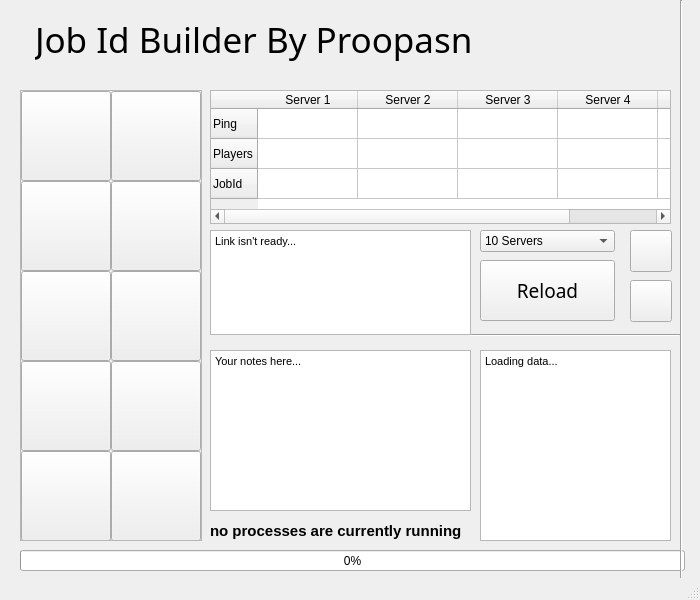
<?xml version="1.0" encoding="UTF-8"?>
<ui version="4.0">
 <class>MainWindow</class>
 <widget class="QMainWindow" name="MainWindow">
  <property name="geometry">
   <rect>
    <x>0</x>
    <y>0</y>
    <width>700</width>
    <height>600</height>
   </rect>
  </property>
  <property name="sizePolicy">
   <sizepolicy hsizetype="Preferred" vsizetype="Preferred">
    <horstretch>0</horstretch>
    <verstretch>0</verstretch>
   </sizepolicy>
  </property>
  <property name="minimumSize">
   <size>
    <width>700</width>
    <height>600</height>
   </size>
  </property>
  <property name="maximumSize">
   <size>
    <width>700</width>
    <height>600</height>
   </size>
  </property>
  <property name="windowTitle">
   <string>Job Id builder</string>
  </property>
  <property name="windowIcon">
   <iconset>
    <normaloff>Preview/Wrench.ico</normaloff>Preview/Wrench.ico</iconset>
  </property>
  <property name="autoFillBackground">
   <bool>false</bool>
  </property>
  <widget class="QWidget" name="centralwidget">
   <widget class="QLabel" name="NameLabel">
    <property name="geometry">
     <rect>
      <x>35</x>
      <y>10</y>
      <width>621</width>
      <height>60</height>
     </rect>
    </property>
    <property name="font">
     <font>
      <family>Ravie</family>
      <weight>50</weight>
      <italic>false</italic>
      <bold>false</bold>
      <underline>false</underline>
      <strikeout>false</strikeout>
      <kerning>true</kerning>
     </font>
    </property>
    <property name="toolTip">
     <string/>
    </property>
    <property name="text">
     <string>&lt;html&gt;&lt;head/&gt;&lt;body&gt;&lt;p&gt;&lt;span style=&quot; font-size:26pt;&quot;&gt;Job Id Builder By Proopasn&lt;/span&gt;&lt;/p&gt;&lt;/body&gt;&lt;/html&gt;</string>
    </property>
   </widget>
   <widget class="QScrollArea" name="scrollArea">
    <property name="geometry">
     <rect>
      <x>20</x>
      <y>90</y>
      <width>182</width>
      <height>451</height>
     </rect>
    </property>
    <property name="widgetResizable">
     <bool>true</bool>
    </property>
    <widget class="QWidget" name="scrollAreaWidgetContents">
     <property name="geometry">
      <rect>
       <x>0</x>
       <y>0</y>
       <width>180</width>
       <height>449</height>
      </rect>
     </property>
     <widget class="QPushButton" name="Tsb_button">
      <property name="geometry">
       <rect>
        <x>0</x>
        <y>0</y>
        <width>90</width>
        <height>90</height>
       </rect>
      </property>
      <property name="toolTip">
       <string>The Strongest Battlegrounds</string>
      </property>
      <property name="text">
       <string/>
      </property>
      <property name="icon">
       <iconset>
        <normaloff>Preview/TheStrongestBattlegrounds.png</normaloff>Preview/TheStrongestBattlegrounds.png</iconset>
      </property>
      <property name="iconSize">
       <size>
        <width>80</width>
        <height>80</height>
       </size>
      </property>
     </widget>
     <widget class="QPushButton" name="Ulimate_button">
      <property name="geometry">
       <rect>
        <x>90</x>
        <y>0</y>
        <width>90</width>
        <height>90</height>
       </rect>
      </property>
      <property name="toolTip">
       <string>Ultimate Battlegrounds</string>
      </property>
      <property name="text">
       <string/>
      </property>
      <property name="icon">
       <iconset>
        <normaloff>Preview/UltimateBattlegrounds.png</normaloff>Preview/UltimateBattlegrounds.png</iconset>
      </property>
      <property name="iconSize">
       <size>
        <width>80</width>
        <height>80</height>
       </size>
      </property>
     </widget>
     <widget class="QPushButton" name="Forsaken_button">
      <property name="geometry">
       <rect>
        <x>0</x>
        <y>90</y>
        <width>90</width>
        <height>90</height>
       </rect>
      </property>
      <property name="toolTip">
       <string>Forsaken</string>
      </property>
      <property name="text">
       <string/>
      </property>
      <property name="icon">
       <iconset>
        <normaloff>Preview/Forsaken.png</normaloff>Preview/Forsaken.png</iconset>
      </property>
      <property name="iconSize">
       <size>
        <width>80</width>
        <height>80</height>
       </size>
      </property>
     </widget>
     <widget class="QPushButton" name="Heroes_button">
      <property name="geometry">
       <rect>
        <x>90</x>
        <y>90</y>
        <width>90</width>
        <height>90</height>
       </rect>
      </property>
      <property name="toolTip">
       <string>Heroes Battlegrounds</string>
      </property>
      <property name="text">
       <string/>
      </property>
      <property name="icon">
       <iconset>
        <normaloff>Preview/HeroesBattlegrounds.png</normaloff>Preview/HeroesBattlegrounds.png</iconset>
      </property>
      <property name="iconSize">
       <size>
        <width>80</width>
        <height>80</height>
       </size>
      </property>
     </widget>
     <widget class="QPushButton" name="Legends_button">
      <property name="geometry">
       <rect>
        <x>0</x>
        <y>180</y>
        <width>90</width>
        <height>90</height>
       </rect>
      </property>
      <property name="toolTip">
       <string>Legends Battlegrounds</string>
      </property>
      <property name="text">
       <string/>
      </property>
      <property name="icon">
       <iconset>
        <normaloff>Preview/LegendsBattlegrounds.png</normaloff>Preview/LegendsBattlegrounds.png</iconset>
      </property>
      <property name="iconSize">
       <size>
        <width>80</width>
        <height>80</height>
       </size>
      </property>
     </widget>
     <widget class="QPushButton" name="Mm2_button">
      <property name="geometry">
       <rect>
        <x>90</x>
        <y>180</y>
        <width>90</width>
        <height>90</height>
       </rect>
      </property>
      <property name="toolTip">
       <string>Murder Mystery 2</string>
      </property>
      <property name="text">
       <string/>
      </property>
      <property name="icon">
       <iconset>
        <normaloff>Preview/MurderMustery2.png</normaloff>Preview/MurderMustery2.png</iconset>
      </property>
      <property name="iconSize">
       <size>
        <width>80</width>
        <height>80</height>
       </size>
      </property>
     </widget>
     <widget class="QPushButton" name="Driving_button">
      <property name="geometry">
       <rect>
        <x>0</x>
        <y>270</y>
        <width>90</width>
        <height>90</height>
       </rect>
      </property>
      <property name="toolTip">
       <string>Driving Empire</string>
      </property>
      <property name="text">
       <string/>
      </property>
      <property name="icon">
       <iconset>
        <normaloff>Preview/DrivingEmpire.png</normaloff>Preview/DrivingEmpire.png</iconset>
      </property>
      <property name="iconSize">
       <size>
        <width>80</width>
        <height>80</height>
       </size>
      </property>
     </widget>
     <widget class="QPushButton" name="SCP_button">
      <property name="geometry">
       <rect>
        <x>90</x>
        <y>270</y>
        <width>90</width>
        <height>90</height>
       </rect>
      </property>
      <property name="toolTip">
       <string>SCP roleplay</string>
      </property>
      <property name="text">
       <string/>
      </property>
      <property name="icon">
       <iconset>
        <normaloff>Preview/SCProleplay.png</normaloff>Preview/SCProleplay.png</iconset>
      </property>
      <property name="iconSize">
       <size>
        <width>80</width>
        <height>80</height>
       </size>
      </property>
     </widget>
     <widget class="QPushButton" name="Natural_button">
      <property name="geometry">
       <rect>
        <x>0</x>
        <y>360</y>
        <width>90</width>
        <height>90</height>
       </rect>
      </property>
      <property name="toolTip">
       <string>Natural Disaster Survival</string>
      </property>
      <property name="text">
       <string/>
      </property>
      <property name="icon">
       <iconset>
        <normaloff>Preview/NaturalDisasterSurvival.png</normaloff>Preview/NaturalDisasterSurvival.png</iconset>
      </property>
      <property name="iconSize">
       <size>
        <width>80</width>
        <height>80</height>
       </size>
      </property>
     </widget>
     <widget class="QPushButton" name="Doomspire_button">
      <property name="geometry">
       <rect>
        <x>90</x>
        <y>360</y>
        <width>90</width>
        <height>90</height>
       </rect>
      </property>
      <property name="toolTip">
       <string>Doomspire Portals</string>
      </property>
      <property name="text">
       <string/>
      </property>
      <property name="icon">
       <iconset>
        <normaloff>Preview/DoomSpierePortals.png</normaloff>Preview/DoomSpierePortals.png</iconset>
      </property>
      <property name="iconSize">
       <size>
        <width>80</width>
        <height>80</height>
       </size>
      </property>
     </widget>
    </widget>
   </widget>
   <widget class="QPushButton" name="JoinButton">
    <property name="geometry">
     <rect>
      <x>630</x>
      <y>280</y>
      <width>42</width>
      <height>42</height>
     </rect>
    </property>
    <property name="font">
     <font>
      <pointsize>38</pointsize>
     </font>
    </property>
    <property name="toolTip">
     <string>Launch client</string>
    </property>
    <property name="text">
     <string/>
    </property>
    <property name="icon">
     <iconset>
      <normaloff>Preview/Play.png</normaloff>Preview/Play.png</iconset>
    </property>
    <property name="iconSize">
     <size>
      <width>32</width>
      <height>32</height>
     </size>
    </property>
   </widget>
   <widget class="QPushButton" name="CoppyButton">
    <property name="geometry">
     <rect>
      <x>630</x>
      <y>230</y>
      <width>42</width>
      <height>42</height>
     </rect>
    </property>
    <property name="font">
     <font>
      <pointsize>38</pointsize>
     </font>
    </property>
    <property name="toolTip">
     <string>Coppy link</string>
    </property>
    <property name="text">
     <string/>
    </property>
    <property name="icon">
     <iconset>
      <normaloff>Preview/Coppy.png</normaloff>Preview/Coppy.png</iconset>
    </property>
    <property name="iconSize">
     <size>
      <width>32</width>
      <height>32</height>
     </size>
    </property>
   </widget>
   <widget class="QComboBox" name="AmountOf">
    <property name="geometry">
     <rect>
      <x>480</x>
      <y>230</y>
      <width>135</width>
      <height>22</height>
     </rect>
    </property>
    <property name="toolTip">
     <string>Select amount of servers to scan</string>
    </property>
    <item>
     <property name="text">
      <string>10 Servers</string>
     </property>
    </item>
    <item>
     <property name="text">
      <string>25 Servers</string>
     </property>
    </item>
    <item>
     <property name="text">
      <string>50 Servers</string>
     </property>
    </item>
    <item>
     <property name="text">
      <string>100 Servers</string>
     </property>
    </item>
   </widget>
   <widget class="QProgressBar" name="progressBar">
    <property name="geometry">
     <rect>
      <x>20</x>
      <y>550</y>
      <width>665</width>
      <height>21</height>
     </rect>
    </property>
    <property name="value">
     <number>0</number>
    </property>
   </widget>
   <widget class="QPushButton" name="ReloadServers">
    <property name="geometry">
     <rect>
      <x>480</x>
      <y>260</y>
      <width>135</width>
      <height>61</height>
     </rect>
    </property>
    <property name="font">
     <font>
      <family>Ravie</family>
      <pointsize>14</pointsize>
     </font>
    </property>
    <property name="toolTip">
     <string>Load/reload selected game servers data</string>
    </property>
    <property name="text">
     <string>Reload</string>
    </property>
    <property name="icon">
     <iconset>
      <normaloff>Preview/Reload.png</normaloff>Preview/Reload.png</iconset>
    </property>
    <property name="iconSize">
     <size>
      <width>32</width>
      <height>32</height>
     </size>
    </property>
   </widget>
   <widget class="Line" name="line">
    <property name="geometry">
     <rect>
      <x>680</x>
      <y>0</y>
      <width>3</width>
      <height>600</height>
     </rect>
    </property>
    <property name="orientation">
     <enum>Qt::Vertical</enum>
    </property>
   </widget>
   <widget class="Line" name="line_2">
    <property name="geometry">
     <rect>
      <x>470</x>
      <y>320</y>
      <width>210</width>
      <height>31</height>
     </rect>
    </property>
    <property name="orientation">
     <enum>Qt::Horizontal</enum>
    </property>
   </widget>
   <widget class="QTableWidget" name="tableWidget">
    <property name="geometry">
     <rect>
      <x>210</x>
      <y>90</y>
      <width>461</width>
      <height>134</height>
     </rect>
    </property>
    <property name="editTriggers">
     <set>QAbstractItemView::NoEditTriggers</set>
    </property>
    <property name="dragDropOverwriteMode">
     <bool>false</bool>
    </property>
    <property name="showGrid">
     <bool>true</bool>
    </property>
    <property name="gridStyle">
     <enum>Qt::SolidLine</enum>
    </property>
    <property name="sortingEnabled">
     <bool>false</bool>
    </property>
    <attribute name="horizontalHeaderVisible">
     <bool>true</bool>
    </attribute>
    <attribute name="verticalHeaderVisible">
     <bool>true</bool>
    </attribute>
    <row>
     <property name="text">
      <string>Ping</string>
     </property>
    </row>
    <row>
     <property name="text">
      <string>Players</string>
     </property>
    </row>
    <row>
     <property name="text">
      <string>JobId</string>
     </property>
    </row>
    <column>
     <property name="text">
      <string>Server 1</string>
     </property>
    </column>
    <column>
     <property name="text">
      <string>Server 2</string>
     </property>
    </column>
    <column>
     <property name="text">
      <string>Server 3</string>
     </property>
    </column>
    <column>
     <property name="text">
      <string>Server 4</string>
     </property>
    </column>
    <column>
     <property name="text">
      <string>Server 5</string>
     </property>
    </column>
   </widget>
   <widget class="QTextEdit" name="Link_label">
    <property name="geometry">
     <rect>
      <x>210</x>
      <y>230</y>
      <width>261</width>
      <height>105</height>
     </rect>
    </property>
    <property name="toolTip">
     <string>Link to join a roblox server</string>
    </property>
    <property name="readOnly">
     <bool>true</bool>
    </property>
    <property name="html">
     <string>&lt;!DOCTYPE HTML PUBLIC &quot;-//W3C//DTD HTML 4.0//EN&quot; &quot;http://www.w3.org/TR/REC-html40/strict.dtd&quot;&gt;
&lt;html&gt;&lt;head&gt;&lt;meta name=&quot;qrichtext&quot; content=&quot;1&quot; /&gt;&lt;style type=&quot;text/css&quot;&gt;
p, li { white-space: pre-wrap; }
&lt;/style&gt;&lt;/head&gt;&lt;body style=&quot; font-family:'MS Shell Dlg 2'; font-size:8.25pt; font-weight:400; font-style:normal;&quot;&gt;
&lt;p style=&quot; margin-top:0px; margin-bottom:0px; margin-left:0px; margin-right:0px; -qt-block-indent:0; text-indent:0px;&quot;&gt;Link isn't ready...&lt;/p&gt;&lt;/body&gt;&lt;/html&gt;</string>
    </property>
   </widget>
   <widget class="QTextEdit" name="PC_data">
    <property name="geometry">
     <rect>
      <x>480</x>
      <y>350</y>
      <width>191</width>
      <height>191</height>
     </rect>
    </property>
    <property name="toolTip">
     <string>Data about your PC</string>
    </property>
    <property name="readOnly">
     <bool>true</bool>
    </property>
    <property name="html">
     <string>&lt;!DOCTYPE HTML PUBLIC &quot;-//W3C//DTD HTML 4.0//EN&quot; &quot;http://www.w3.org/TR/REC-html40/strict.dtd&quot;&gt;
&lt;html&gt;&lt;head&gt;&lt;meta name=&quot;qrichtext&quot; content=&quot;1&quot; /&gt;&lt;style type=&quot;text/css&quot;&gt;
p, li { white-space: pre-wrap; }
&lt;/style&gt;&lt;/head&gt;&lt;body style=&quot; font-family:'MS Shell Dlg 2'; font-size:8.25pt; font-weight:400; font-style:normal;&quot;&gt;
&lt;p style=&quot; margin-top:0px; margin-bottom:0px; margin-left:0px; margin-right:0px; -qt-block-indent:0; text-indent:0px;&quot;&gt;Loading data...&lt;/p&gt;&lt;/body&gt;&lt;/html&gt;</string>
    </property>
   </widget>
   <widget class="QLabel" name="P_label">
    <property name="geometry">
     <rect>
      <x>210</x>
      <y>520</y>
      <width>261</width>
      <height>21</height>
     </rect>
    </property>
    <property name="font">
     <font>
      <pointsize>11</pointsize>
      <weight>75</weight>
      <bold>true</bold>
     </font>
    </property>
    <property name="text">
     <string>no processes are currently running</string>
    </property>
   </widget>
   <widget class="QTextEdit" name="Notes">
    <property name="enabled">
     <bool>true</bool>
    </property>
    <property name="geometry">
     <rect>
      <x>210</x>
      <y>350</y>
      <width>261</width>
      <height>161</height>
     </rect>
    </property>
    <property name="toolTip">
     <string>Your notes here</string>
    </property>
    <property name="statusTip">
     <string/>
    </property>
    <property name="whatsThis">
     <string/>
    </property>
    <property name="html">
     <string>&lt;!DOCTYPE HTML PUBLIC &quot;-//W3C//DTD HTML 4.0//EN&quot; &quot;http://www.w3.org/TR/REC-html40/strict.dtd&quot;&gt;
&lt;html&gt;&lt;head&gt;&lt;meta name=&quot;qrichtext&quot; content=&quot;1&quot; /&gt;&lt;style type=&quot;text/css&quot;&gt;
p, li { white-space: pre-wrap; }
&lt;/style&gt;&lt;/head&gt;&lt;body style=&quot; font-family:'MS Shell Dlg 2'; font-size:8.25pt; font-weight:400; font-style:normal;&quot;&gt;
&lt;p style=&quot; margin-top:0px; margin-bottom:0px; margin-left:0px; margin-right:0px; -qt-block-indent:0; text-indent:0px;&quot;&gt;Your notes here...&lt;/p&gt;&lt;/body&gt;&lt;/html&gt;</string>
    </property>
   </widget>
  </widget>
  <widget class="QMenuBar" name="menubar">
   <property name="geometry">
    <rect>
     <x>0</x>
     <y>0</y>
     <width>700</width>
     <height>21</height>
    </rect>
   </property>
  </widget>
  <widget class="QStatusBar" name="statusbar"/>
 </widget>
 <resources/>
 <connections/>
</ui>
